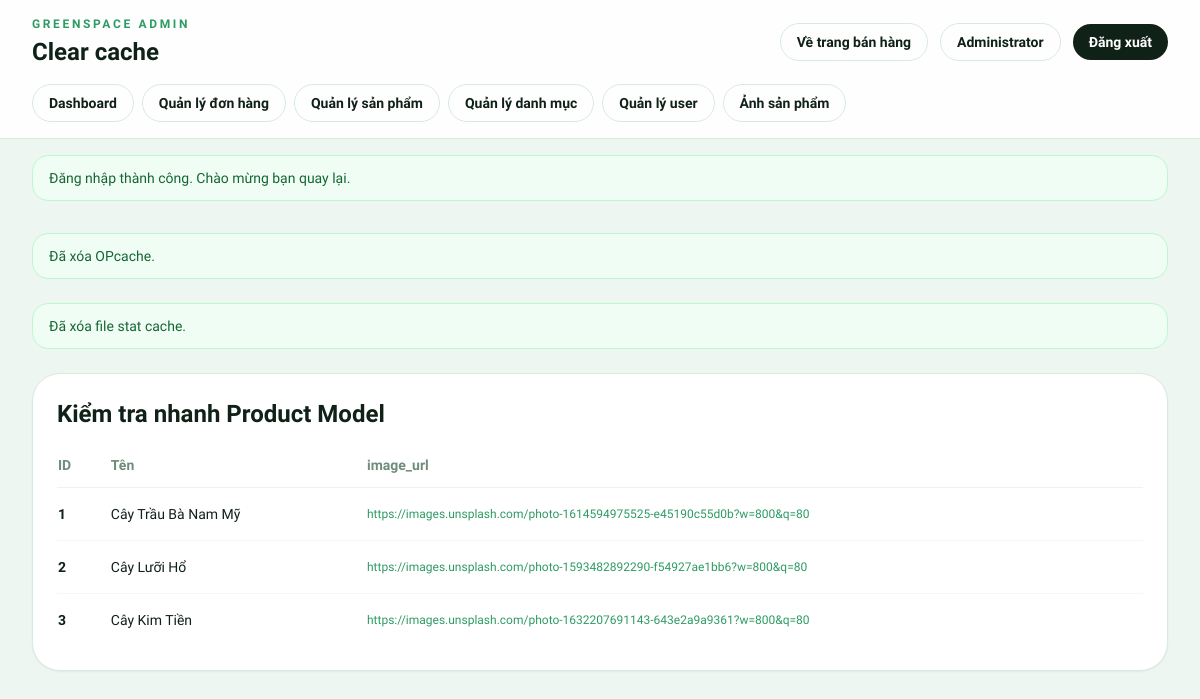
Page /admin/clear_cache.php (signed in) on the committed database.
### tables this page shows
CREATE TABLE products (
    id INT AUTO_INCREMENT PRIMARY KEY,
    category_id INT NOT NULL,
    name VARCHAR(200) NOT NULL,
    slug VARCHAR(200) NOT NULL UNIQUE,
    description TEXT DEFAULT NULL,
    price DECIMAL(10, 2) NOT NULL,
    sale_price DECIMAL(10, 2) DEFAULT NULL,
    stock INT NOT NULL DEFAULT 0,
    image VARCHAR(255) DEFAULT NULL,
    images TEXT DEFAULT NULL,  
    size VARCHAR(50) DEFAULT NULL,
    care_level ENUM('easy', 'medium', 'hard') NOT NULL DEFAULT 'medium',
    light_requirement ENUM('low', 'medium', 'high') NOT NULL DEFAULT 'medium',
    water_requirement ENUM('low', 'medium', 'high') NOT NULL DEFAULT 'medium',
    featured TINYINT(1) NOT NULL DEFAULT 0,
    status ENUM('active', 'inactive') NOT NULL DEFAULT 'active',
    views INT NOT NULL DEFAULT 0,
    created_at TIMESTAMP DEFAULT CURRENT_TIMESTAMP,
    updated_at TIMESTAMP DEFAULT CURRENT_TIMESTAMP ON UPDATE CURRENT_TIMESTAMP,
    CONSTRAINT fk_products_category
        FOREIGN KEY (category_id) REFERENCES categories(id) ON DELETE CASCADE,
    INDEX idx_products_category_id (category_id),
    INDEX idx_products_status (status),
    INDEX idx_products_featured (featured),
    INDEX idx_products_price (price),
    INDEX idx_products_stock (stock)
);

### helpers/functions.php (called while the page is built, shortened)
<?php
function clean(string|array $data): string|array {
    return htmlspecialchars(trim($data), ENT_QUOTES, 'UTF-8');
}

### app/models/Product.php (called while the page is built, shortened)
<?php
class Product {
    private PDO $conn;
    private string $table = 'products';
    public function __construct() {
        $db = new Database();
        $this->conn = $db->getConnection();
    }
    public function getAll(int $limit = 12, int $offset = 0): array {
        $query = "SELECT " . self::SELECT_FIELDS . "
                  FROM {$this->table} p
                  LEFT JOIN categories c ON p.category_id = c.id
                  WHERE " . self::ACTIVE_PRODUCT_WHERE . "
                  ORDER BY p.featured DESC, p.created_at DESC
                  LIMIT :limit OFFSET :offset";
        $stmt = $this->conn->prepare($query);
        $stmt->bindValue(':limit', $limit, PDO::PARAM_INT);
        $stmt->bindValue(':offset', $offset, PDO::PARAM_INT);
        $stmt->execute();
        return $this->formatProducts($stmt->fetchAll());
    }
    private function formatProduct(array $product): array {
        $product['stock_quantity'] = isset($product['stock']) ? (int)$product['stock'] : 0;
        $product['image_url'] = $this->normalizeImageUrl($product['image'] ?? null);
        $product['effective_price'] = $this->getEffectivePrice($product);
        $product['short_description'] = $product['description'] ?? '';
        $product['long_description'] = $product['description'] ?? '';
        $product['light_care'] = $this->translateRequirement($product['light_requirement'] ?? 'medium');
        $product['water_care'] = $this->translateRequirement($product['water_requirement'] ?? 'medium');
        $product['temp_care'] = $this->translateCareLevel($product['care_level'] ?? 'medium');
        $product['is_new'] = $this->isRecentlyCreated($product['created_at'] ?? null);
        $product['badge'] = $this->resolveBadge($product);
        $product['discount_percentage'] = $this->calculateDiscountPercentage($product);
        return $product;
    }
    private function formatProducts(array $products, bool $markBestseller = false): array {
        return array_map(function (array $product) use ($markBestseller): array {
            $formatted = $this->formatProduct($product);
            if ($markBestseller && empty($formatted['badge']) && !empty($formatted['total_sold'])) {
                $formatted['badge'] = 'bestseller';
            }
            return $formatted;
        }, $products);
    }
    private function resolveBadge(array $product): ?string {
        if (!empty($product['sale_price']) && (float)$product['sale_price'] > 0 && (float)$product['sale_price'] < (float)$product['price']) {
            return 'sale';
        }
        if ($this->isRecentlyCreated($product['created_at'] ?? null)) {
            return 'new';
        }
        return null;
    }
    private function calculateDiscountPercentage(array $product): int {
        $price = (float)($product['price'] ?? 0);
        $salePrice = (float)($product['sale_price'] ?? 0);
        if ($price <= 0 || $salePrice <= 0 || $salePrice >= $price) {
            return 0;
        }
        return (int)round((($price - $salePrice) / $price) * 100);
    }
    private function getEffectivePrice(array $product): float {
        if (!empty($product['sale_price']) && (float)$product['sale_price'] > 0) {
            return (float)$product['sale_price'];
        }
        return (float)($product['price'] ?? 0);
    }
    private function normalizeImageUrl(?string $path): string {
        if (preg_match('#^https?://#i', $path) === 1) {
            return $path;
        }
        return upload_url($path);
    }
    private function isRecentlyCreated(?string $createdAt): bool {
        $created = strtotime($createdAt);
        return $created >= strtotime('-30 days');
    }
    private function translateRequirement(string $value): string {
        return match ($value) {
            'low' => 'Thấp',
            'high' => 'Cao',
            default => 'Vừa',
        };
    }
    private function translateCareLevel(string $value): string {
        return match ($value) {
            'easy' => 'Dễ',
            'hard' => 'Khó',
            default => 'Trung bình',
        };
    }
}

### config/database.php (called while the page is built, shortened)
<?php
class Database {
    private $host;
    private $db_name;
    private $username;
    private $password;
    private $charset;
    public function __construct() {
        $this->host = DB_HOST ?? 'localhost';
        $this->db_name = DB_NAME ?? 'webgreenspace';
        $this->username = DB_USER ?? 'root';
        $this->password = DB_PASS ?? '';
        $this->charset = DB_CHARSET ?? 'utf8mb4';
    }
    public function getConnection() {
        $this->conn = null;
        try {
            $dsn = "mysql:host={$this->host};dbname={$this->db_name};charset={$this->charset}";
            $options = [
                PDO::ATTR_ERRMODE => PDO::ERRMODE_EXCEPTION,
                PDO::ATTR_DEFAULT_FETCH_MODE => PDO::FETCH_ASSOC,
                PDO::ATTR_EMULATE_PREPARES => false,
            ];
            $this->conn = new PDO($dsn, $this->username, $this->password, $options);
        } catch(PDOException $e) {
            echo "Connection Error: " . $e->getMessage();
            die();
        }
        return $this->conn;
    }
}

### public/admin/clear_cache.php (the view, shortened to what this page needs)
<?php
require_once __DIR__ . '/bootstrap.php';
require_once __DIR__ . '/../../app/models/Product.php';
$messages = [];
if (function_exists('opcache_reset')) {
    $messages[] = ['type' => 'success', 'text' => 'Đã xóa OPcache.'];
} else {
    $messages[] = ['type' => 'error', 'text' => 'OPcache không được bật trên môi trường này.'];
}
$messages[] = ['type' => 'success', 'text' => 'Đã xóa file stat cache.'];
$productModel = new Product();
$products = $productModel->getAll(3, 0);
?>
<div class="space-y-6">
    <?php foreach ($messages as $message): ?>
        <div class="rounded-2xl border px-4 py-3 text-sm font-medium <?= $message['type'] === 'success' ? 'border-green-200 bg-green-50 text-green-800' : 'border-red-200 bg-red-50 text-red-800' ?>">
            <?= clean($message['text']) ?>
        </div>
    <?php endforeach; ?>
    <div class="rounded-[1.75rem] border border-[#d9e9de] bg-white p-6 shadow-sm">
        <h2 class="text-2xl font-extrabold text-[#102118]">Kiểm tra nhanh Product Model</h2>
        <div class="mt-6 overflow-x-auto">
            <table class="min-w-full text-sm">
                <thead>
                    <tr class="border-b border-[#edf4ef] text-left text-[#6e8d7b]">
                        <th class="pb-3 pr-4 font-semibold">ID</th>
                        <th class="pb-3 pr-4 font-semibold">Tên</th>
                        <th class="pb-3 font-semibold">image_url</th>
                    </tr>
                </thead>
                <tbody>
                    <?php foreach ($products as $product): ?>
                        <tr class="border-b border-[#f4f8f5] last:border-b-0">
                            <td class="py-4 pr-4 font-semibold text-[#102118]"><?= (int)$product['id'] ?></td>
                            <td class="py-4 pr-4 text-[#102118]"><?= clean($product['name']) ?></td>
                            <td class="py-4 text-xs text-[#2e9b63]"><?= clean($product['image_url']) ?></td>
                        </tr>
                    <?php endforeach; ?>
                </tbody>
            </table>
        </div>
    </div>
</div>

### rows in the picture
products: id "1", name "Cây Trầu Bà Nam Mỹ", image "https://images.unsplash.com/photo-1614594975525-e45190c55d0b?w=800&q=80"
products: id "2", name "Cây Lưỡi Hổ", image "https://images.unsplash.com/photo-1593482892290-f54927ae1bb6?w=800&q=80"
products: id "3", name "Cây Kim Tiền", image "https://images.unsplash.com/photo-1632207691143-643e2a9a9361?w=800&q=80"

### other values in the picture
$title "Clear cache"
$adminName "Administrator"
$label "Dashboard"
$label "Quản lý đơn hàng"
$label "Quản lý sản phẩm"
$label "Quản lý danh mục"
$label "Quản lý user"
$label "Ảnh sản phẩm"
$flash['message'] "Đăng nhập thành công. Chào mừng bạn quay lại."
$message['text'] "Đã xóa OPcache."
$message['text'] "Đã xóa file stat cache."
